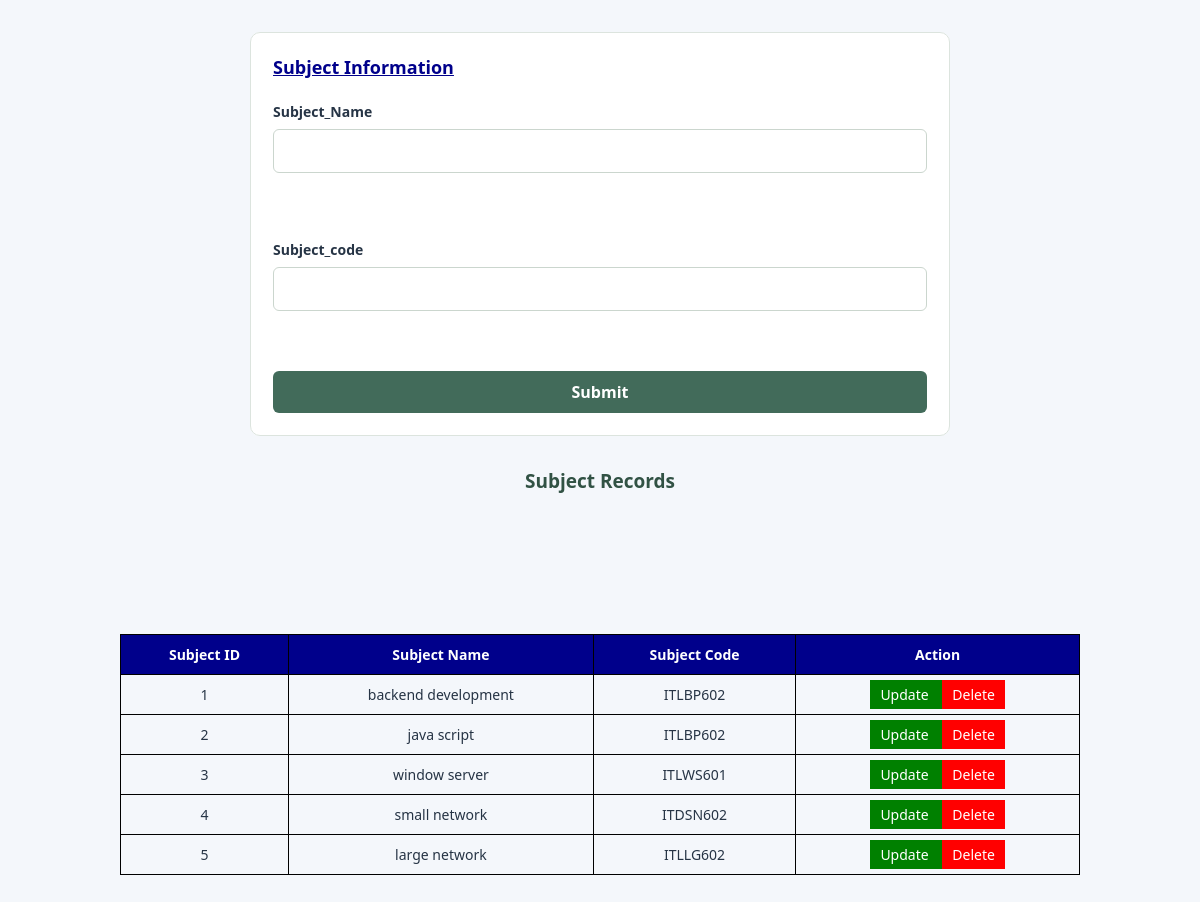
The app's page /subjects.php with its own data.
### tables this page shows
CREATE TABLE `subjects` (
  `subject_id` int(10) NOT NULL,
  `subject_name` varchar(30) NOT NULL,
  `subject_code` varchar(15) NOT NULL
);

### subjects.php (the view, shortened to what this page needs)
<!DOCTYPE html>
<html lang="en">
<head>
    <link rel="stylesheet" href="style.css">
</head>
<body>
<center>
    <fieldset>
        <form action="subjects.php" method="POST">
            <h1 style="color: darkblue; font-size: 18px;">
                <u><b>Subject Information</b></u>
            </h1>
            <?php
            $connection = mysqli_connect("localhost", "root", "", "lol_sms");
            $subject_name = "";
            $subject_code = "";
            ?>
            <label>Subject_Name</label>
            <input type="text" name="subject_name"
                   value="<?php echo htmlspecialchars($subject_name); ?>"
                   required>
            <br><br>
            <label>Subject_code</label>
            <input type="text" name="subject_code"
                   value="<?php echo htmlspecialchars($subject_code); ?>"
                   required>
            <br><br>
            <?php if (isset($_GET['edit'])) { ?>
                <input type="submit" value="Update" name="update">
            <?php } else { ?>
                <input type="submit" value="Submit" name="submit">
            <?php } ?>
        </form>
    </fieldset>
</center>
<h2 align="center">Subject Records</h2>
<table>
    <tr>
        <th>Subject ID</th>
        <th>Subject Name</th>
        <th>Subject Code</th>
        <th>Action</th>
    </tr>
    <?php
    $sql = "SELECT * FROM subjects";
    $result = mysqli_query($connection, $sql);
$a=1;
    while ($row = mysqli_fetch_assoc($result)) {
    ?>
    <tr>
         <td><?php echo $a++; 1?></td><br>
        <td><?php echo htmlspecialchars($row['subject_name']); ?></td>
        <td><?php echo htmlspecialchars($row['subject_code']); ?></td>
        <td>
            <a class="edit"
               href="subjects.php?edit=<?php echo $row['subject_id']; ?>">
                Update
            </a>
            <a class="delete"
               href="subjects.php?delete=<?php echo $row['subject_id']; ?>"
               onclick="return confirm('Are you sure you want to delete?')">
                Delete
            </a>
        </td>
    </tr>
    <?php } ?>
</table>
</body>
</html>

### style.css (style rules this page uses)
* { box-sizing: border-box; }
:root { --primary: #426b5a; --primary-dark: #315244; --page: #f4f6f4; --border: #dce4de; --text: #26332c; }
body { margin: 0; font-family: Arial, Helvetica, sans-serif; background: var(--page); color: var(--text); }
h1 { font-size: 25px; margin: 0 0 8px; }
h2 { font-size: 19px; margin-top: 0; color: var(--primary-dark); }
.table-card, fieldset { background: white; border: 1px solid var(--border); border-radius: 10px; padding: 22px; margin: 0 auto 22px; }
table { width: 100%; border-collapse: collapse; font-size: 14px; }
th, td { text-align: left; padding: 11px 12px; border-bottom: 1px solid #e7ece8; white-space: nowrap; }
th { background: #edf3ef; color: #304b3c; }
body > center { display: block; width: min(700px, 94%); margin: 32px auto; }
fieldset { width: 100%; }
form { display: grid; grid-template-columns: 1fr; gap: 8px; text-align: left; }
label { font-size: 14px; font-weight: 600; margin-top: 7px; }
input, select, textarea { width: 100%; padding: 10px 11px; border: 1px solid #cbd6ce; border-radius: 6px; font: inherit; background: #fff; }
input[type=submit], input[type=button], button { width: auto; border: 0; background: var(--primary); color: white; padding: 10px 18px; border-radius: 6px; cursor: pointer; font-weight: 600; }
* { margin: 0; padding: 0; box-sizing: border-box; }
body { font-family: 'Segoe UI', Arial, sans-serif; background: #f4f7fb; color: #263445; min-height: 100vh; }
html { scroll-behavior: smooth; }

### subjects.php (style rules this page uses)
table { width: 80%; margin: 30px auto; border-collapse: collapse; }
th, td { border: 1px solid black; padding: 10px; text-align: center; }
th { background-color: darkblue; color: white; }
.edit { background: green; color: white; padding: 5px 10px; text-decoration: none; }
.delete { background: red; color: white; padding: 5px 10px; text-decoration: none; }

### records on screen
subjects: subject_name "backend development", subject_code "ITLBP602"
subjects: subject_name "java script", subject_code "ITLBP602"
subjects: subject_name "window server", subject_code "ITLWS601"
subjects: subject_name "small network", subject_code "ITDSN602"
subjects: subject_name "large network", subject_code "ITLLG602"
